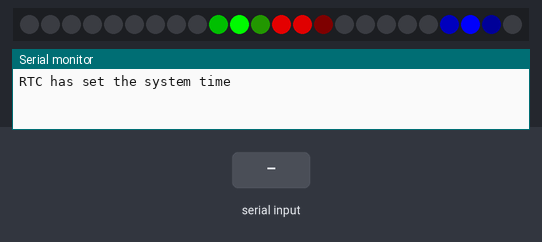
A sketch run on a simulated Teensy 3. On the bench: 24 RGB LEDs in strip order, left to right, the last lines printed to the serial monitor. Inputs (shaded band) come from the test bench. The local clock reads 2024-03-15 10:24:30 at power-on unless the sketch sets it.

Above: at 2.3 s.
2.4 s: "B" received over Serial
At 4.1 s:
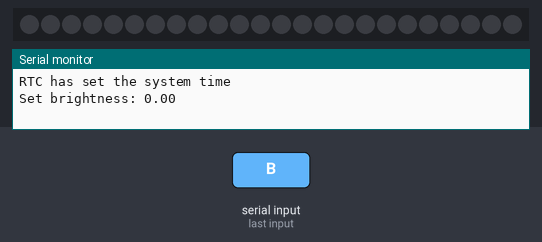
4.9 s: "B90\n" received over Serial
At 16.85 s:
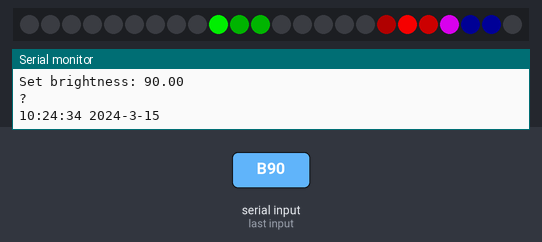
At 17.25 s:
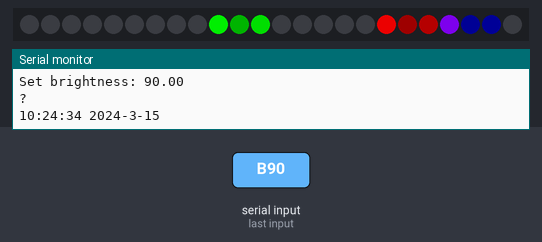

The sketch:

clock.ino
```cpp
#include <TimeLib.h>

#include <Adafruit_NeoPixel.h>
#ifdef __AVR__
  #include <avr/power.h>
#endif

#include "display.h"

#define NUMPIXELS 24
#define PIXEL_PIN 6
#define DEFAULT_BRIGHTNESS 1.0 // 0.2
//#define MIN_BRIGHTNESS 0.06

Adafruit_NeoPixel pixels = Adafruit_NeoPixel(NUMPIXELS, PIXEL_PIN, NEO_GRB + NEO_KHZ800);

CircularPixels<NUMPIXELS> cir;

float brightness = DEFAULT_BRIGHTNESS;

Color SECONDS = Color(0xff0000); // red
Color MINUTES = Color(0x00ff00); // green
Color HOURS = Color(0x0000ff); // blue

void printTime(Stream *s) {
  s->print(hour());
  s->print(":");
  s->print(minute());
  s->print(":");
  s->print(second());
  s->print(" ");
  s->print(year());
  s->print("-");
  s->print(month());
  s->print("-");
  s->print(day());
  s->println();
}

void syncronizeClocks(time_t pctime) {
  // wait until start of a new miliseconds to sync clocks
  delay(1000 - (millis()%1000));
  Teensy3Clock.set(pctime);
  setTime(pctime);
}

void processMessage(Stream *s) {
  if(s->peek() == 'G') { // get time
    s->read();
    printTime(s);
  } else if(s->peek() == 'T') { // set time
    s->read();
    const time_t DEFAULT_TIME = 1357041600; // Jan 1 2013
    time_t pctime = s->parseInt();
    if(pctime >= DEFAULT_TIME) {
      syncronizeClocks(pctime);
      s->print("Set time: ");
      printTime(s);
    }
  } else if(s->peek() == 'B') { // set brightness
    s->read();
    brightness = s->parseFloat();
    s->print("Set brightness: ");
    s->println(brightness);
  } else {
    while (s->available()) {
      s->read();
    }
    s->println("?");
    printTime(s);
  }
}

time_t getTeensy3Time() {
  return Teensy3Clock.get();
}

void displayTime(uint8_t h, uint8_t m, uint8_t s) {
  Color pixel;
  pixels.clear();
  cir.clear();

  float ss = ((float) s + ((float) (millis() % 1000) / 1000)) / 60.0;
  float mm = ((float) m + ss) / 60.0;
  float hh = ((float) (h % 12) + mm) / 12.0;

  cir.setColor(ss, SECONDS);
  cir.setColor(mm, MINUTES);
  cir.setColor(hh, HOURS);

  // draw
  for (size_t i = 0; i < NUMPIXELS; i++) {
    pixel = cir.get(i).scale(brightness);
    pixels.setPixelColor(i, pixel.red, pixel.green, pixel.blue);
  }
  pixels.show();
}

void errorState() {
  pixels.clear();
  while (true) {
    pixels.setPixelColor(0, 255, 0, 0);
    pixels.show();
    delay(1000);
    pixels.setPixelColor(0, 0, 0, 0);
    pixels.show();
    delay(1000);
  }
}

void setup() {
  setSyncProvider(getTeensy3Time);

  syncronizeClocks(getTeensy3Time());

  pixels.begin();
  pixels.setBrightness(255);
  pixels.clear();
  pixels.show();

  cir.setSpread(pow(0.0225, 2)); // determined imperically

  Serial.begin(115200);
  delay(100);
  if (timeStatus()!= timeSet) {
    Serial.println("Unable to sync with the RTC");
    errorState();
  } else {
    Serial.println("RTC has set the system time");
  }
}

void loop() {
  if (Serial.available()) {
    processMessage(&Serial);
  }
  uint8_t h = hour();
  uint8_t m = minute();
  uint8_t s = second();
  displayTime(h, m, s);

//  if (m == 0 && s == 0) {
//    if (chimeEnabled) {
//      chime();
//    }
//  }

  uint32_t timeToDelay = 100 - (millis() % 100);
  delay(timeToDelay);
}
```

display.h
```cpp
#pragma once

#include <stddef.h>
#include <stdint.h>

class Color {
  public:
    uint8_t red;
    uint8_t green;
    uint8_t blue;

    Color() {
      red = 0;
      green = 0;
      blue = 0;
    }

    Color(uint64_t hex) {
      red   = (hex >> 16) & 0xFF;
      green = (hex >>  8) & 0xFF;
      blue  = (hex >>  0) & 0xFF;
    }

    Color scale(float brightness) {
      Color c = Color(0);
      c.red = red * brightness;
      c.green = green * brightness;
      c.blue = blue * brightness;
      return c;
    }

    // NOTE: will overflow
    Color plus(Color color) {
      Color c = Color(0);
      c.red = red + color.red;
      c.green = green + color.green;
      c.blue = blue + color.blue;
      return c;
    }

    uint64_t hex() {
      return (red << 16) | (green << 8) | (blue << 0);
    }
};

template <size_t NUMPIXELS>
class CircularPixels {
  private:
    uint64_t _pixels[NUMPIXELS];
    float _spread = 1;
    float _scale = 0.4;

    // TODO: improve performance?
    float gaussianDistribution(float x, float mean, float variance) {
      return 1.0 / sqrt(2.0*M_PI*variance) * pow(M_E, -1.0*(x-mean)*(x-mean)/(2.0*variance));
    }

  public:

    void setSpread(float spread) {
      _spread = spread;
      _scale = 1 / gaussianDistribution(0, 0, _spread); // scale the distribution so the peak is 1.0
    }

    void clear() {
      for (size_t i = 0; i < NUMPIXELS; i++) {
        _pixels[i] = 0;
      }
    }

    // angle: float [0-1) of % of circle to center color
    void setColor(float angle, Color color) {
      for (size_t i = 0; i < NUMPIXELS; i++) {
        float x = (float) i / NUMPIXELS;
        Color current = Color(_pixels[i]);
        float normValue =
          // 3 times handles wraps
          (
            gaussianDistribution(x, angle, _spread) +
            gaussianDistribution(x-1.0, angle, _spread) +
            gaussianDistribution(x+1.0, angle, _spread)
          ) * _scale;

        _pixels[i] = current.plus(color.scale(normValue)).hex();
      }
    }

    Color get(size_t idx) {
        return Color(_pixels[idx]);
    }
};
```

Measured:
- after the input at 2.4 s, the LEDs: change after 1.0 s (image 1)
- after the input at 4.9 s, the LEDs: first change at once (image 2 shows a later state)
